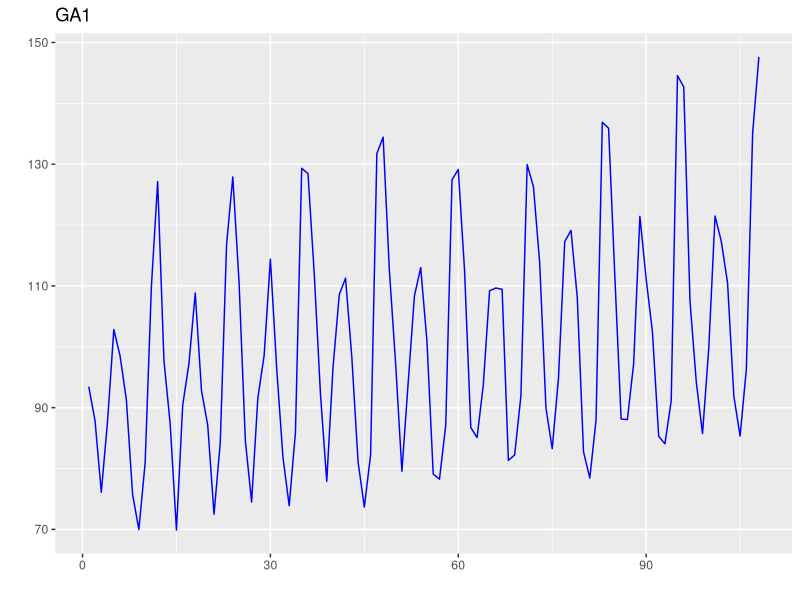
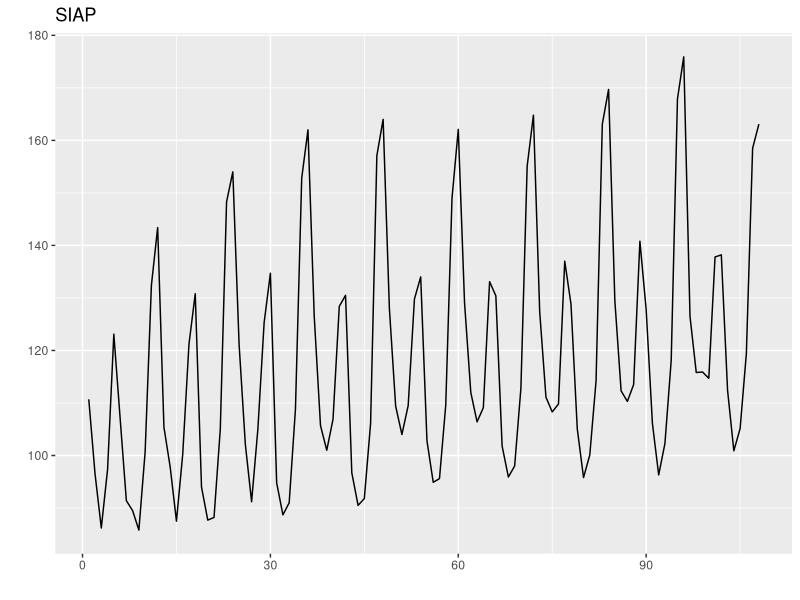
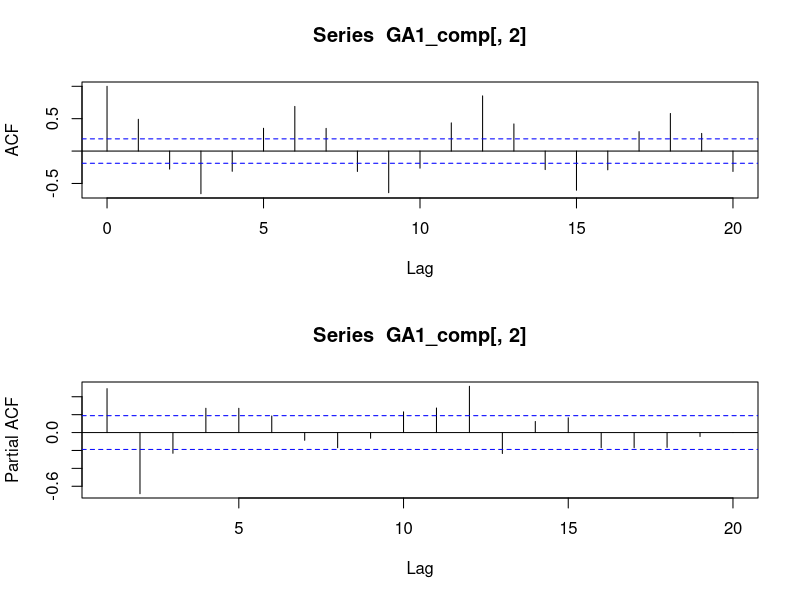
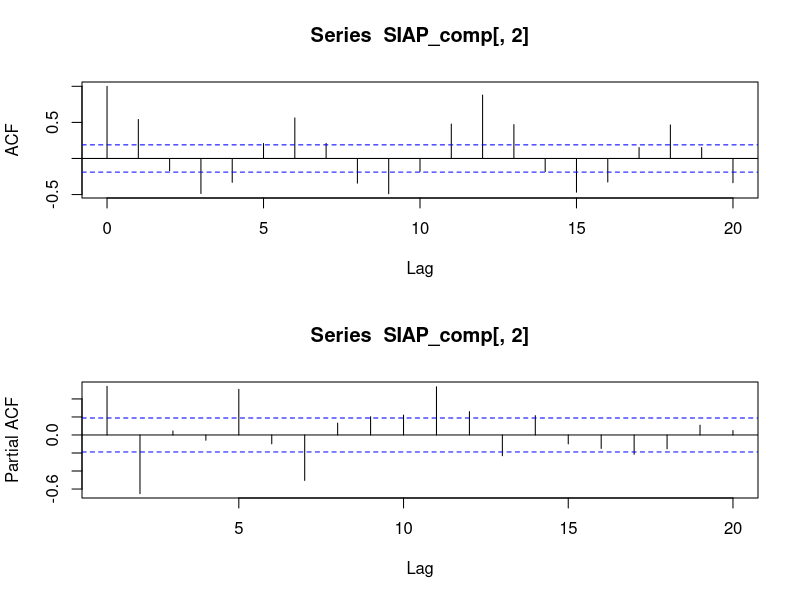
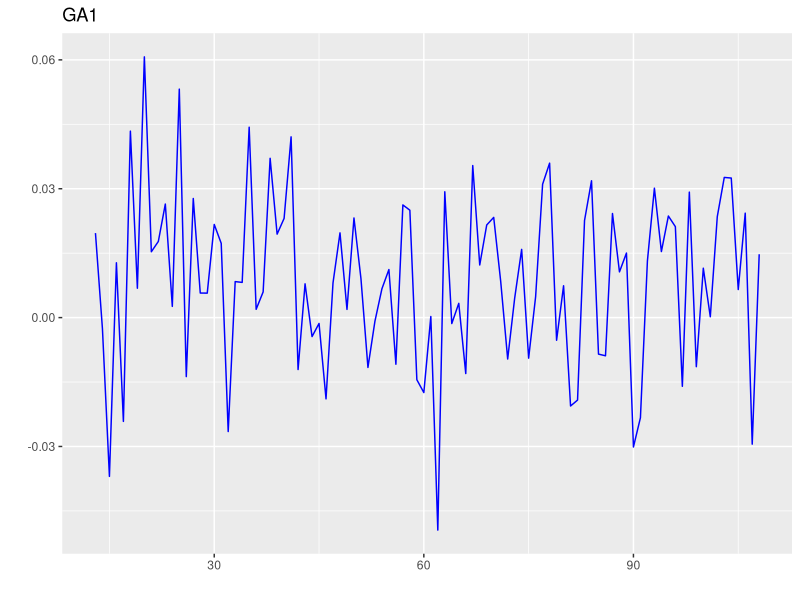
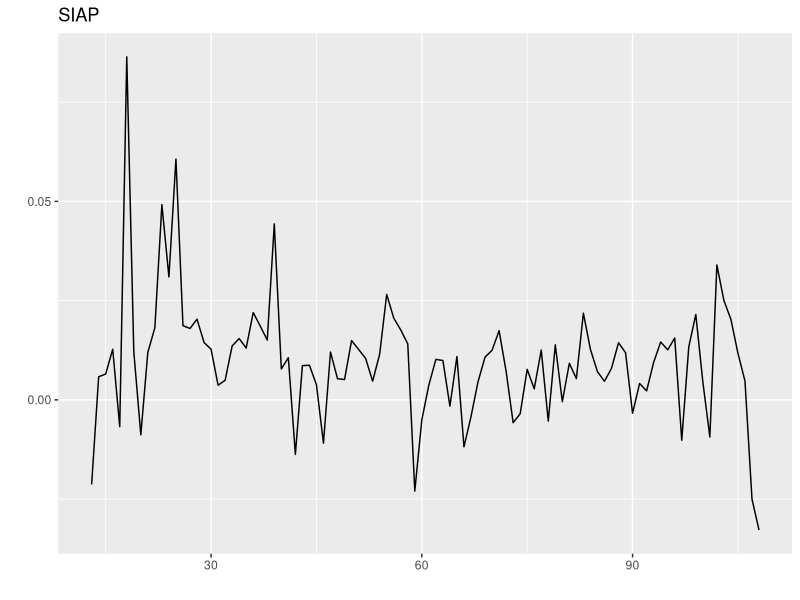
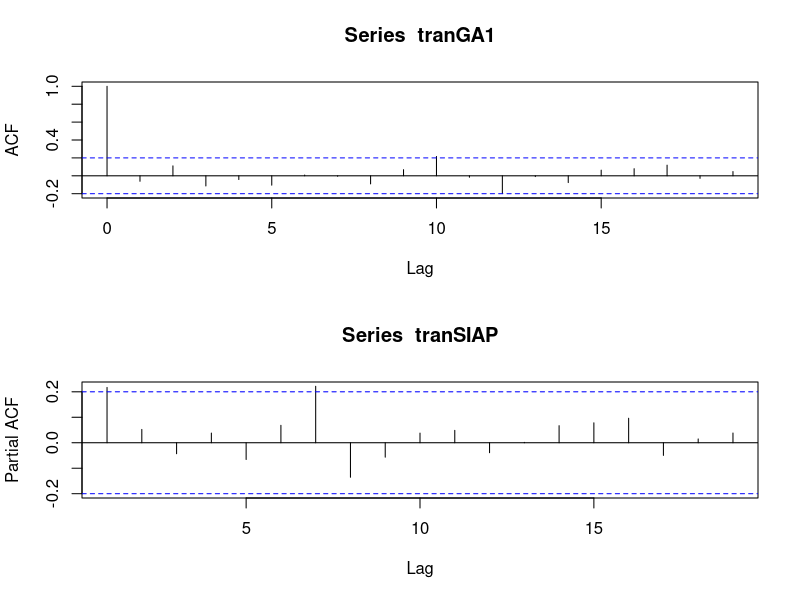
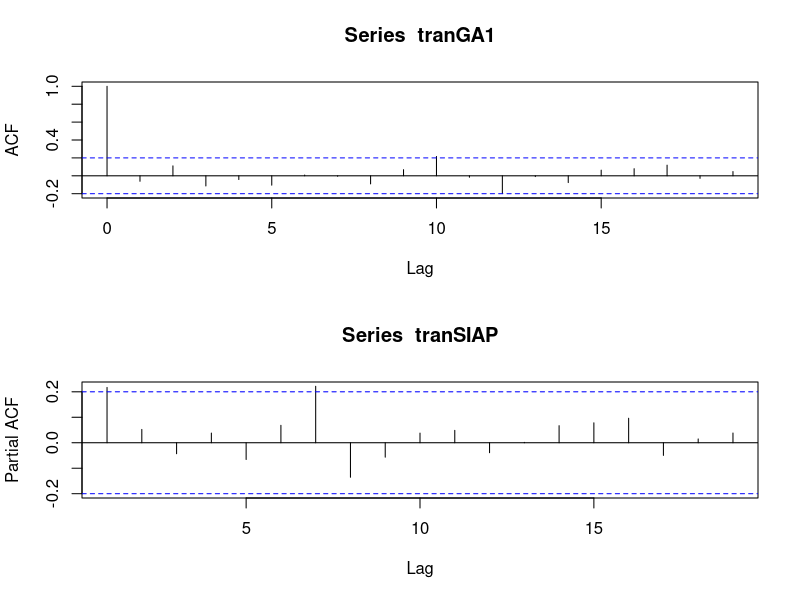

Reproduce these figures in R, in order.
library(tseries)
library(forecast)

library(ggplot2)
library(ggfortify)

datosGA1 <- read.csv("./data/GA1.csv")
datosSIAP <- read.csv("./data/IVF_SIAP.csv")

# intervalo de tiempo que comparten ene2015-dic2023
GA1_comp <- ts(datosGA1[265:372,])
SIAP_comp <- ts(datosSIAP[1:108,])

# Visualizacion de GA1 y SIAP entre ene2015-dic2023
autoplot(GA1_comp[,2], ts.colour = "blue") + ggtitle("GA1")
autoplot(SIAP_comp[,2], ts.colour = "black") + ggtitle("SIAP")

# Graficas ACF Y PCF de series originales
par(mfrow = c(2, 1))
acf(GA1_comp[, 2])
pacf(GA1_comp[, 2])

par(mfrow = c(2, 1))
acf(SIAP_comp[, 2])
pacf(SIAP_comp[, 2])

# Transformacion logaritmica base 10 y Diferenciacion con lag = 12 (Posible overfitting)
tranGA1 <- diff(log10(GA1_comp[,2]), lag = 12)
tranSIAP <- diff(log10(SIAP_comp[,2]), lag = 12)

# Visualizamos las series bajo la transformacion y diferenciacion
autoplot(tranGA1, ts.colour = "blue") + ggtitle("GA1")
autoplot(tranSIAP, ts.colour = "black") + ggtitle("SIAP")

# Graficas ACF Y PCF de series transformadas
par(mfrow = c(2, 1))
acf(tranGA1)
pacf(tranSIAP)

par(mfrow = c(2, 1))
acf(tranGA1)
pacf(tranSIAP)

# Tests aumentados de Dickey-Fuller en ambas series
adf_testAG1 <- adf.test(tranGA1, alternative = "stationary")
adf_testAG1
# p-valor = 0.02 < 0.05 -> Evidencia de estacionariedad

adf_testSIAP <- adf.test(tranSIAP, alternative = "stationary")
adf_testSIAP
# p-valor = 0.045 < 0.05 -> Evidencia de estacionariedad (dudoso)

# Variables predictoras y objetivo
N <- nrow(GA1_comp)
X <- SIAP_comp[1:(N - 1), 2]
Y <- GA1_comp[1:(N - 1), 2]
Xpresente <- SIAP_comp[N, 2]
Ypresente <- GA1_comp[N, 2]

# Ajuste de modelo SARIMA
sarima_model <- Arima(Y, order = c(12, 0, 0), xreg = X)
summary(sarima_model)
# Revisamos los residuales del modelo SARIMA ajustado
checkresiduals(sarima_model)

GA1_presente_SARIMA <- forecast(sarima_model, xreg = Xpresente, h = 1)
GA1_presente_SARIMA
par(mfrow = c(1,1))
plot(GA1_presente_SARIMA)

# Calculamos accuracy del valor predicho por SARIMA con el real
accuracy_SARIMA <- accuracy(GA1_presente_SARIMA, Ypresente)
accuracy_SARIMA
